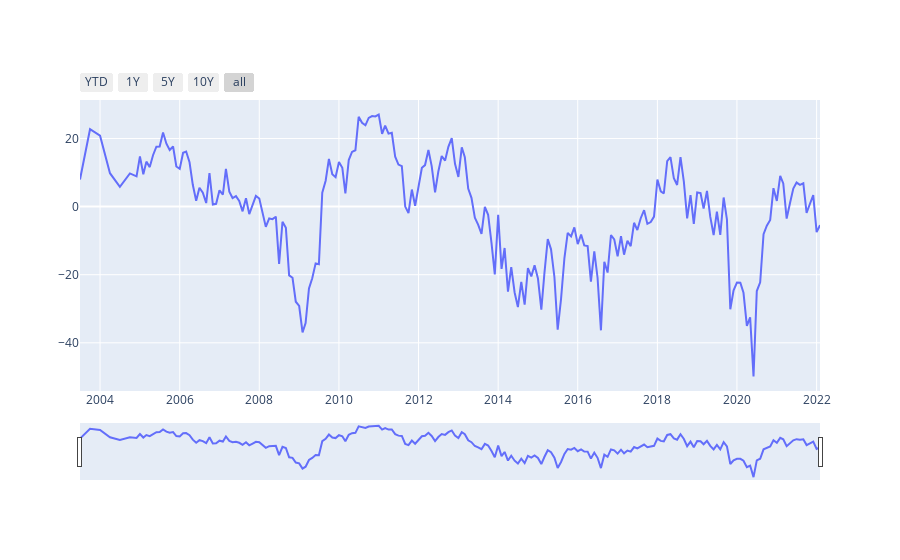

Notebook code cell kept with this figure:
### Code cell
# Crear la figura

fig = go.Figure()

# Añadir las series de datos
fig.add_trace(go.Scatter(x=data.index, y=data['ice'], name='ICE', mode='lines'))

# Crear botones de tiempo
date_buttons = [
    {'count': 1, 'label': "YTD", 'step': "year", 'stepmode': "todate"},
    {'count': 1, 'label': "1Y", 'step': "year", 'stepmode': "backward"},
    {'count': 5, 'label': "5Y", 'step': "year", 'stepmode': "backward"},
    {'count': 10, 'label': "10Y", 'step': "year", 'stepmode': "backward"},
    {'step': "all"}
    ]

fig.update_layout({
    'xaxis': {'rangeselector':{'buttons': date_buttons}}
    })


fig.update_xaxes(rangeslider_visible=True)

# Mostrar el gráfico
fig.show()

### Figure 1 — Plotly figure (JSON) as saved in the notebook; plotly's stock layout.template omitted (floating-point values rounded to 4 significant figures; data arrays with more than 128 entries replaced by an {"elided": "..."} marker saying what was removed)
{"data": [{"mode": "lines", "name": "ICE", "type": "scatter", "x": {"elided": "213 str values"}, "y": {"elided": "213 float values"}}], "layout": {"xaxis": {"rangeselector": {"buttons": [{"count": 1, "label": "YTD", "step": "year", "stepmode": "todate"}, {"count": 1, "label": "1Y", "step": "year", "stepmode": "backward"}, {"count": 5, "label": "5Y", "step": "year", "stepmode": "backward"}, {"count": 10, "label": "10Y", "step": "year", "stepmode": "backward"}, {"step": "all"}]}, "rangeslider": {"visible": true}}}}
